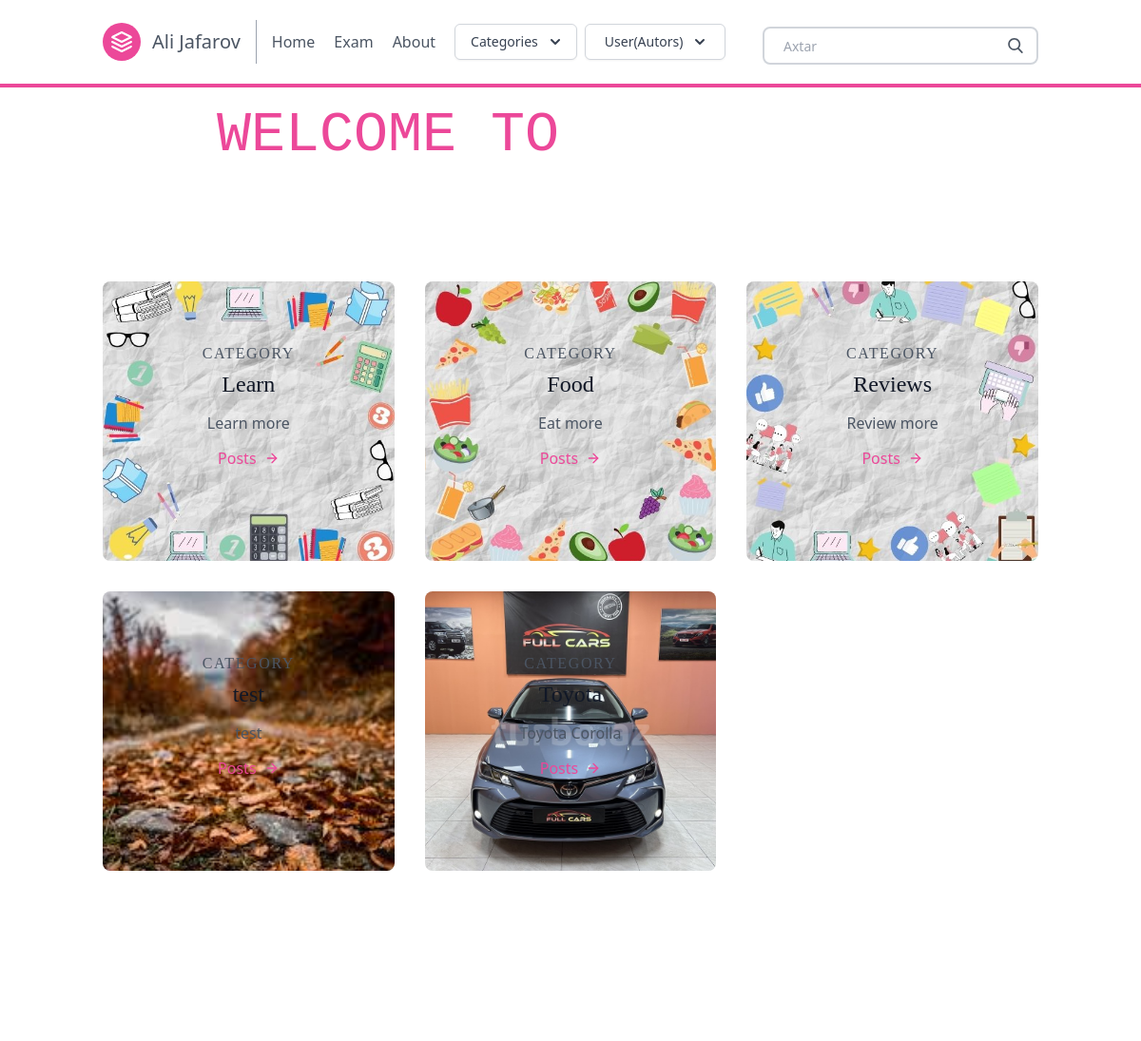
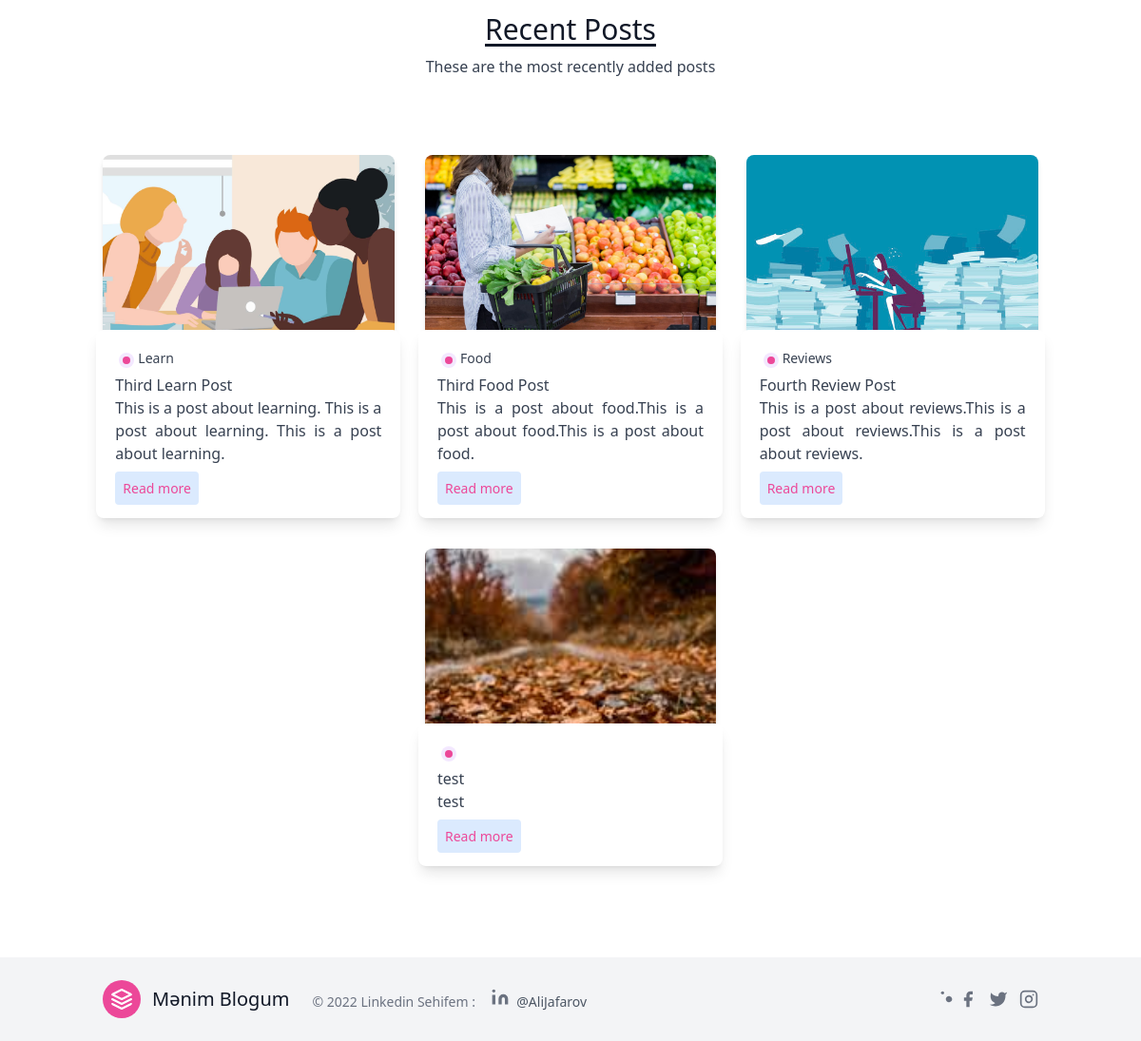
The page / on the database its author committed (2 pictures, top to bottom).
### posts/models.py (models this page shows, shortened)
class Category(models.Model):
    title = models.CharField(max_length=20)
    subtitle = models.CharField(max_length=20)
    slug = models.SlugField()
    thumbnail = models.ImageField()

class Post(models.Model):
    title = models.CharField(max_length=100)
    slug = models.SlugField()
    overview = models.TextField()
    timestamp = models.DateTimeField(auto_now_add=True)
    content = models.TextField()
    author = models.ForeignKey(Author, on_delete=models.CASCADE)
    thumbnail = models.ImageField()
    categories = models.ManyToManyField(Category)
    featured = models.BooleanField()
    tags = TaggableManager()

### posts/views.py (the view)
# urls.py: path('', homepage, name = 'homepage'),
def homepage (request):
    categories = Category.objects.all()[0:5]
    featured = Post.objects.filter(featured=True)
    latest = Post.objects.order_by('-timestamp')[0:3]
    context= {
        'object_list': featured,
        'latest': latest,
        'categories':categories,
    }
    return render(request, 'homepage.html',context)

### posts/templatetags/markdown_extras.py (called while the page is built)
@register.simple_tag
def get_categories():
    return Category.objects.all()

@register.simple_tag
def get_authors():
    return Author.objects.all()

### templates/homepage.html (shortened to what this page needs)
{% extends 'base.html' %}
{% block content %}
    <div class="w-full bg-cover bg-center" >
      <div class="py-5 flex items-center justify-center h-full w-full">
        <h1 class="mb-2 font-mono text-4xl text-pink-500 md:text-6xl">
          WELCOME TO <br class="block md:hidden" />
          <span class="relative">
            <span class="h-20 pt-2 overflow-x-hidden whitespace-nowrap text-brand-accent">
              MY BLOG <span class="text-3xl md:text-5xl">👋</span>
            </span>
            <span
              class="cursor absolute -bottom-0 left-0 -top-1 inline-block bg-white w-full animate-type will-change"
            ></span>
          </span>
        </h1>
      </div>
    </div>
    <section class="text-gray-600 body-font ">
        <div class="container px-5 py-24 mx-auto">
          <div class="flex flex-wrap -m-4">
            {% for category in categories %}
            <div class="p-4 lg:w-1/3">
              <div class="transition ease-in-out delay-150 bg-blue-500 hover:-translate-y-1 hover:scale-110 hover:bg-indigo-500 duration-300 w-full bg-cover bg-center bg-gray-300 rounded-lg " style="background-image: url('{{ category.thumbnail.url }}')">
                <div class="h-full bg-white-900 bg-opacity-40 hover:bg-opacity-70 transition duration-300 ease-in-out px-8 pt-16 pb-24 rounded-lg overflow-hidden text-center relative">
                <h2 class="tracking-widest text-1xl title-font font-serif text-black-800 mb-1">
                  CATEGORY</h2>
                <h1 class="title-font sm:text-2xl text-xl font-serif text-gray-900 mb-3">
                  {{ category.title }}</h1>
                <p class="leading-relaxed mb-3">
                  {{ category.subtitle }}</p>
                <a href="{% url 'postlist' category.slug %}" class="rounded-lg hover:bg-pink-200 text-pink-500 inline-flex items-center">
                  Posts
                  <svg class="w-4 h-4 ml-2" viewBox="0 0 24 24" stroke="currentColor" stroke-width="2" fill="none" stroke-linecap="round" stroke-linejoin="round">
                    <path d="M5 12h14"></path>
                    <path d="M12 5l7 7-7 7"></path>
                  </svg>
                </a>
              </div>
              </div>
            </div>
            {% endfor %}
          </div>
        </div>
    </section>
<section class="blog text-gray-700 body-font">
      <div class="container px-5 py-24 mx-auto">
        <div class="flex flex-wrap w-full mb-20 flex-col items-center text-center">
          <h1 class="sm:text-3xl text-2xl font-medium title-font mb-2 text-gray-900 underline underline-offset-4">
            Recent Posts</h1>
          <p class="lg:w-1/2 w-full leading-relaxed text-base">
            These are the most recently added posts</p>
        </div>
        <div class="flex flex-wrap sm:-m-4 -mx-4 -mb-10 -mt-4">
          {% for obj in object_list %}
          <div class="p-4 md:w-1/3 md:mb-0 mb-6 flex flex-col justify-center items-center max-w-sm mx-auto">
            <div class="bg-gray-300 h-56 w-full rounded-lg shadow-md bg-cover bg-center"
            style="background-image: url('{{ obj.thumbnail.url }}')">
          </div>
            <div class=" w-70 bg-white -mt-10 shadow-lg rounded-lg overflow-hidden p-5">
              <div class="header-content inline-flex ">
                <div class="category-badge flex-1  h-4 w-4 m rounded-full m-1 bg-purple-100">
                  <div class="h-2 w-2 rounded-full m-1 bg-pink-500 " ></div>
                </div>
                {% for category in obj.categories.all %}
                <div class="category-title flex-1 text-sm">
                  {{ category.title }}
                </div>
                {% endfor %}
              </div>
                <div class="title-post font-medium">
                {{ obj.title }}
                </div>
                <div class="summary-post text-base text-justify">
                  {{ obj.overview }}
                </div>
                <div class="mt-3">
                <a href="{% url 'post' obj.slug %}" class="bg-blue-100 text-pink-500 rounded p-2 text-sm ">
                  Read more
                </a>
              </div>
            </div>
          </div>
          {% endfor %}
        </div>
      </div>
</section>
{% endblock content %}

### templates/homepage.html (style rules this page uses)
.cursor::after { display: block; content: ''; position: absolute; width: 4px; height: 100%; background-color: #fff; animation: cursor .6s linear infinite alternate; will-change: opacity; }
.w-70 { width: 20rem; }

### rows shown on the page
Category: thumbnail (picture), title "Learn", subtitle "Learn more"
Category: thumbnail (picture), title "Food", subtitle "Eat more"
Category: thumbnail (picture), title "Reviews", subtitle "Review more"
Category: thumbnail (picture), title "test", subtitle "test"
Category: thumbnail (picture), title "Toyota", subtitle "Toyota Corolla"
Post: thumbnail (picture), title "Third Learn Post", overview "This is a post about learning. This is a post about learning. This is a post about learning."
Post: thumbnail (picture), title "Third Food Post", overview "This is a post about food.This is a post about food.This is a post about food."
Post: thumbnail (picture), title "Fourth Review Post", overview "This is a post about reviews.This is a post about reviews.This is a post about reviews."
Post: thumbnail (picture), title "test", overview "test"
